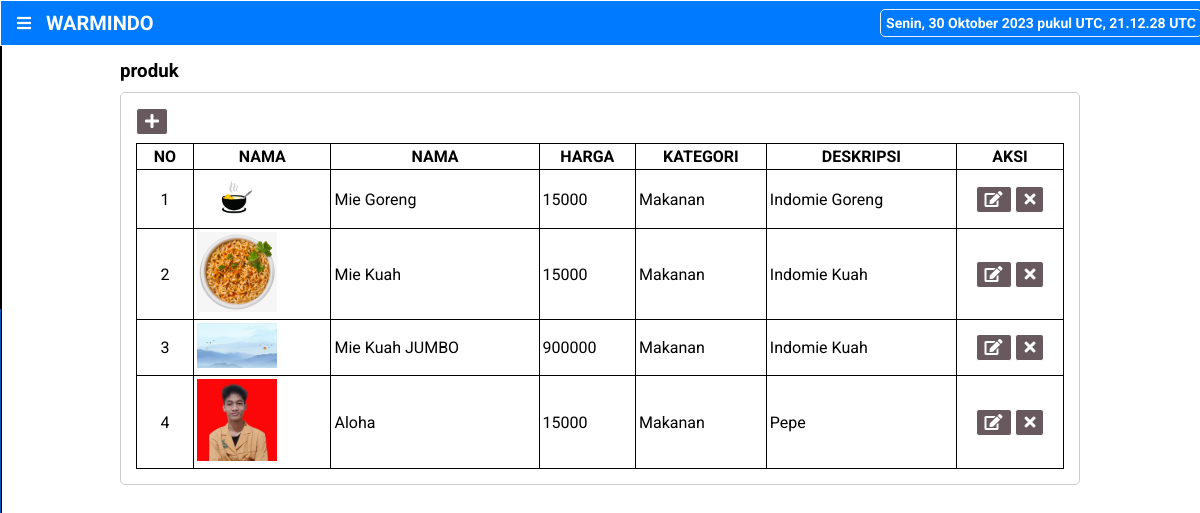
The app's page /admin/produk.php with its own data.
### tables this page shows
CREATE TABLE `produk` (
  `idproduk` int(11) NOT NULL,
  `namaproduk` varchar(100) NOT NULL,
  `hargaproduk` int(11) NOT NULL,
  `deskripsi` varchar(255) NOT NULL,
  `foto` varchar(50) NOT NULL,
  `kategori` enum('Makanan','Minuman') NOT NULL,
  `createdat` timestamp NOT NULL DEFAULT current_timestamp()
);

### admin/produk.php (the view, shortened to what this page needs)
<?php
    require_once 'header_template.php';
    $query_select = 'select * from produk';
    $run_query_select = mysqli_query($conn, $query_select);
?>
<div class="content">
    <div class= "container">
    <h3 class="page-title">produk</h3>
        <div class="card">
            <a href="produk_add.php" class="btn" title="Tambah Data"><i class="fa fa-plus"></i></a>
            <table class="table">
                <thead>
                    <tr>
                        <th width="50">NO</th>
                        <th>NAMA</th>
                        <th>NAMA</th>
                        <th>HARGA</th>
                        <th>KATEGORI</th>
                        <th>DESKRIPSI</th>
                        <th width="100">AKSI</th>
                    </tr>
                </thead>
                <tbody>
                    <?php if(mysqli_num_rows($run_query_select) > 0){ ?>
                    <?php $nomor = 1; ?>
                    <?php while($row = mysqli_fetch_array($run_query_select)) { ?>
                    <tr>
                        <td align="center"><?= $nomor++ ?></td>
                        <td><img src="../aplouds/products/<?= $row['foto'] ?>" width="80"></td>
                        <td><?= $row['namaproduk'] ?></td>
                        <td><?= $row['hargaproduk'] ?></td>
                        <td><?= $row['kategori'] ?></td>
                        <td><?= $row['deskripsi'] ?></td>
                        <td align="center">
                            <a href="produk_edit.php?id=<?= $row['idproduk'] ?>" class="btn" title="Edit Data"><i class="fa fa-edit"></i></a>
                            <a href="?delete=<?= $row['idproduk'] ?>"  class="btn" onclick="return confirm('yakin ?')"title="Hapus Data"><i class="fa fa-times"></i></a>
                        </td>
                    </tr>
                    <?php }}else{ ?>
                        <tr>
                            <td colspan="7">Tidak ada data</td>
                        </tr>
                    <?php } ?>
                </tbody>
            </table>
        </div>
    </div>
</div>
<?php require_once 'footer_template.php'; ?>

### admin/header_template.php (shortened to what this page needs)
<!DOCTYPE html>
<html lang="en">
<head>
    <link rel="stylesheet" href="https://cdnjs.cloudflare.com/ajax/libs/font-awesome/5.9.0/css/all.min.css" />
</head>
<body>
        <div class="navbar">
            <a href="#" id="btnBars">
                <i class="fa fa-bars"></i>
            </a>
            <h1>WARMINDO</h1>
            <div class="datetime-zone" id="datetimeZone"></div>
        </div>
        <div class="sidebar sidebar-hide">
        </div>

### admin/footer_template.php (shortened to what this page needs)
</body>
</html>

### admin/header_template.php (style rules this page uses)
* { padding:0; margin:0; }
body { font-family: 'Roboto', sans-serif; }
a { color:inherit; text-decoration:none; }
.navbar { border:1px solid; padding: 0.5rem 1rem; background-color: #007BFF; color: #fff; position: fixed; width:100%; top:0; left:0; transition: background-color 0.3s; z-index: 99; display: flex; align-items: center; }
.navbar h1 { margin-left: 15px; font-size: 20px; line-height: 21px; }
.sidebar { border:1px solid; position: fixed; width: 250px; top:0; left:-250px; bottom:0; background-color: #0056b3; padding-top:40px; transition: left .5s; }
.sidebar-hide { left:-250px; }
.content { padding: 60px 0; }
.container { width: 960px; margin-left: auto; margin-right: auto; }
.card { border:1px solid #ccc; background-color: #fff; padding: 15px; border-radius: 5px; }
.page-title { margin-bottom: 10px; }
.table { width:100%; border-collapse: collapse; margin-top: 8px; }
.table thead th, .table tbody td { border:1px solid; padding:3px; }
.btn { border: 1px solid; padding: 3px 8px; display: inline-block; background-color: #67595E; color: #fff; border-radius:3px; }
.datetime-zone { font-size: 14px; font-weight: bold; padding: 5px; border: 1px solid #ecf0f1; border-radius: 5px; text-align: center; margin-left: auto; margin-right: 15px; }

### records on screen
produk: foto (picture), namaproduk "Mie Goreng", hargaproduk "15000", kategori "Makanan", deskripsi "Indomie Goreng"
produk: foto (picture), namaproduk "Mie Kuah", hargaproduk "15000", kategori "Makanan", deskripsi "Indomie Kuah"
produk: foto (picture), namaproduk "Mie Kuah JUMBO", hargaproduk "900000", kategori "Makanan", deskripsi "Indomie Kuah"
produk: foto (picture), namaproduk "Aloha", hargaproduk "15000", kategori "Makanan", deskripsi "Pepe"
